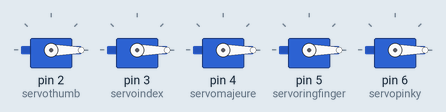
Bench run of a sketch on a simulated Arduino Uno, built with avr-gcc and run on an emulated ATmega328P. On the bench: 5 × servo.

Above: at 0.05 s.
At 3.65 s:
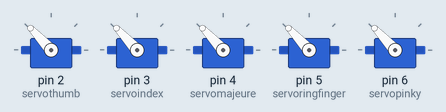
At 5.45 s:
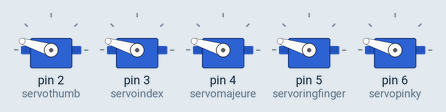
At 7.25 s:
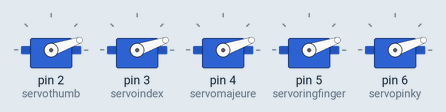
At 11.35 s:
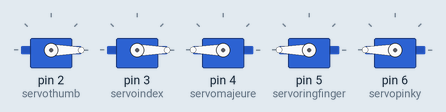
At 15.45 s:
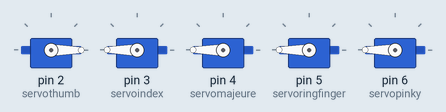
Timing chart, 0 to 20.1 s (numbered marks = the images above):
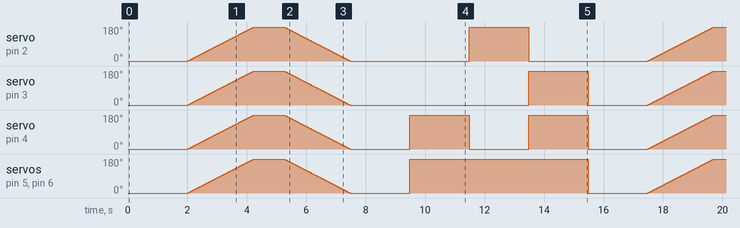

Measured:
- by itself, servo on pin 2 (servothumb), servo on pin 3 (servoindex), servo on pin 4 (servomajeure), servo on pin 5 (servoringfinger), servo on pin 6 (servopinky): moves between 0° and 180°, repeating every 15.5 s

The sketch:

MoveFinger.ino
```cpp
#include <Servo.h>

Servo servothumb;          // Define thumb servo
Servo servoindex;          // Define index servo
Servo servomajeure;
Servo servoringfinger;
Servo servopinky;
Servo servowrist;

int pos = 0;    // variable to store the servo position

void setup() {
  servothumb.attach(2); // Attach data pin to pin 2 arduino
  servoindex.attach(3); // Attach data pin to pin 3 arduino
  servomajeure.attach(4); // Attach data pin to pin 4 arduino
  servoringfinger.attach(5); // Attach data pin to pin 5 arduino
  servopinky.attach(6); // Attach data pin to pin 6 arduino
}

void loop() {
  // Move All Servo to 0 degree
  servothumb.write(0);  // write degree of the servo (0-180)
  servoindex.write(0);
  servomajeure.write(0);
  servoringfinger.write(0);
  servopinky.write(0);

  delay(2000);

  // Grip
  for (pos = 0; pos <= 180; pos += 1) { // goes from 0 degrees to 180 degrees
    // in steps of 1 degree
    servothumb.write(pos);
    servoindex.write(pos);
    servomajeure.write(pos);
    servoringfinger.write(pos);
    servopinky.write(pos);
    delay(12);
  }

  delay(1000);

  // Release Grip
  for (pos = 180; pos >= 0; pos -= 1) { // goes from 180 degrees to 0 degrees
    servothumb.write(pos);
    servoindex.write(pos);
    servomajeure.write(pos);
    servoringfinger.write(pos);
    servopinky.write(pos);
    delay(12);
  }

  delay(2000);

  // Pistol Finger
  servothumb.write(0);
  servoindex.write(0);
  servomajeure.write(180);
  servoringfinger.write(180);
  servopinky.write(180);

  delay(2000);

  // Peace Finger
  servothumb.write(180);
  servoindex.write(0);
  servomajeure.write(0);
  servoringfinger.write(180);
  servopinky.write(180);

  delay(2000);

  // Thumbs Up
  servothumb.write(0);
  servoindex.write(180);
  servomajeure.write(180);
  servoringfinger.write(180);
  servopinky.write(180);

  delay(2000);

  // Rocker Finger
  servothumb.write(0);
  servoindex.write(0);
  servomajeure.write(180);
  servoringfinger.write(180);
  servopinky.write(0);

  // Move Back and Forth

  // servothumb.write(180);
  // delay(1000);
  // servothumb.write(0);
  // delay(1000);

  // servoindex.write(180);
  // delay(2000);
  // servoindex.write(0);
  // delay(1000);

  // servomajeure.write(180);
  // delay(1000);
  // servomajeure.write(0);
  // delay(1000);

  // servoringfinger.write(180);
  // delay(1000);
  // servoringfinger.write(0);
  // delay(1000);

  // servopinky.write(180);
  // delay(1000);
  // servopinky.write(0);
  // delay(1000);
}
```
